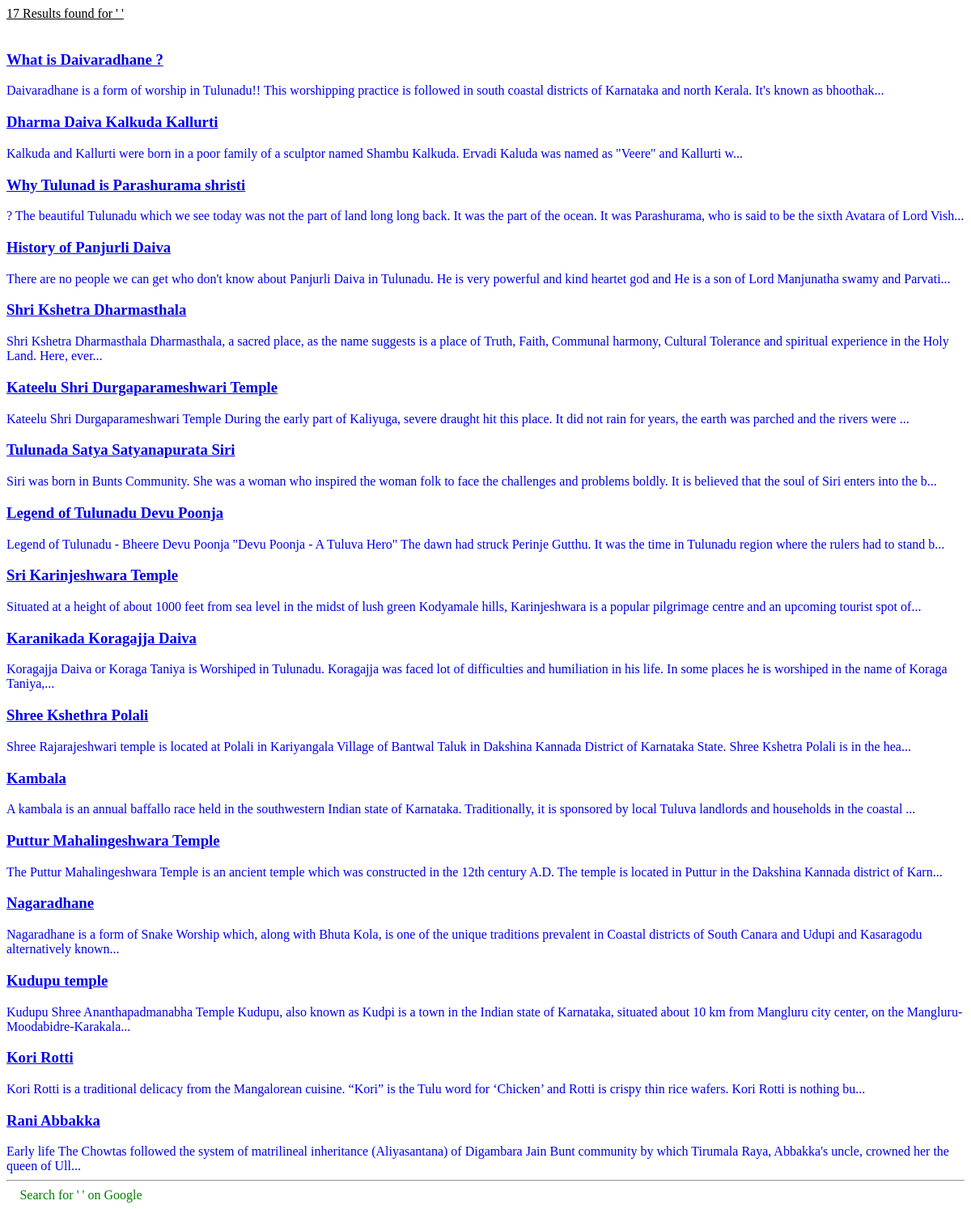
Page /tulu_main/search_result.php on the committed database.
### tables this page shows
CREATE TABLE `user_post` (
  `id` int(100) NOT NULL,
  `user_id` int(100) NOT NULL,
  `topic` varchar(1000) NOT NULL,
  `post_date` date NOT NULL,
  `post_type` varchar(100) NOT NULL,
  `content` varchar(50000) NOT NULL,
  `verifed` int(100) NOT NULL
);

### tulu_main/search_result.php (the view, shortened to what this page needs)
<!DOCTYPE html>
<html>
    <head>
    <link rel="stylesheet" href="css/themify-icons.css" />
    </head>
    <body>
            <?php
                require "php/init.php";
                $search_key =  $_SESSION['search_k'];
                $query = "select * from user_post WHERE topic LIKE '%$search_key%' and verifed = '1'";
                $result = mysqli_query($con, $query);
                $no_result = mysqli_num_rows($result);
                $search_data = mysqli_fetch_all($result, MYSQLI_ASSOC);
                echo("<u>".$no_result." Results found for ' ".$search_key." '</u><br><br>");
                foreach($search_data as $row){
                    $post_article = $row['content'];
                    $info = "";
                    $counter = 0;
                    for($i=0; $i<strlen($post_article); $i++){
                        if($post_article[$i] == '<'){
                            if($counter > 500){
                                break;
                            }
                            $f = 0;
                        }else if($post_article[$i] == '>'){
                            $f = 1;
                        }
                        if($f == 1){
                            if($post_article[$i] != '>'){
                                $counter += 1;
                                $info = $info.$post_article[$i];
                                if($row['topic'] == $info){
                                    $info = "";
                                    $counter -= 1;
                                }
                            }
                        }
                    }
                    ?>
                    <a style="text-decoration: none;" href="php/post_session.php?post_id=<?php echo $row['id']; ?>&catogory=<?php echo $row['post_type']; ?>" target="_blank">
                       <h3><u><?php echo $row['topic']; ?></u></h3>
                       <?php
                            $info = str_replace("&nbsp;"," ",$info);
                            $str = str_replace("&nbsp; "," ",$info);
                            echo(substr($str,0,200)."...");
                       ?>
                    </a>
                    <br>
                <?php
                }
            ?>
             <hr>
             <a href="https://www.google.com/search?q=<?php echo $search_key; ?>" style="text-decoration: none; color:green;" target="_blank"><i class="ti-search"></i>&nbsp;Search for ' <?php echo $search_key; ?> ' on Google</a>
    <body>
<html>

### rows in the picture
user_post: topic "What is Daivaradhane ?", str "Daivaradhane is a form of worship in Tulunadu!! This worshipping practice is followed in south coastal districts of Karnataka and north Kerala. It's known as bhoothak"
user_post: topic "Dharma Daiva Kalkuda Kallurti", str "Kalkuda and Kallurti were born in a poor family of a sculptor named Shambu Kalkuda. Ervadi Kaluda was named as \"Veere\" and Kallurti w"
user_post: topic "Why Tulunad is Parashurama shristi", str "? The beautiful Tulunadu which we see today was not the part of land long long back. It was the part of the ocean. It was Parashurama, who is said to be the sixth Avatara of Lord Vish"
user_post: topic "History of Panjurli Daiva", str "There are no people we can get who don't know about Panjurli Daiva in Tulunadu. He is very powerful and kind heartet god and He is a son of Lord Manjunatha swamy and Parvati"
user_post: topic "Shri Kshetra Dharmasthala", str "Shri Kshetra Dharmasthala Dharmasthala, a sacred place, as the name suggests is a place of Truth, Faith, Communal harmony, Cultural Tolerance and spiritual experience in the Holy Land. Here, ever"
user_post: topic "Kateelu Shri Durgaparameshwari Temple", str "Kateelu Shri Durgaparameshwari Temple During the early part of Kaliyuga, severe draught hit this place. It did not rain for years, the earth was parched and the rivers were"
user_post: topic "Tulunada Satya Satyanapurata Siri", str "Siri was born in Bunts Community. She was a woman who inspired the woman folk to face the challenges and problems boldly. It is believed that the soul of Siri enters into the b"
user_post: topic "Legend of Tulunadu Devu Poonja", str "Legend of Tulunadu - Bheere Devu Poonja \"Devu Poonja - A Tuluva Hero\" The dawn had struck Perinje Gutthu. It was the time in Tulunadu region where the rulers had to stand b"
user_post: topic "Sri Karinjeshwara Temple", str "Situated at a height of about 1000 feet from sea level in the midst of lush green Kodyamale hills, Karinjeshwara is a popular pilgrimage centre and an upcoming tourist spot of"
user_post: topic "Karanikada Koragajja Daiva", str "Koragajja Daiva or Koraga Taniya is Worshiped in Tulunadu. Koragajja was faced lot of difficulties and humiliation in his life. In some places he is worshiped in the name of Koraga Taniya,"
user_post: topic "Shree Kshethra Polali", str "Shree Rajarajeshwari temple is located at Polali in Kariyangala Village of Bantwal Taluk in Dakshina Kannada District of Karnataka State. Shree Kshetra Polali is in the hea"
user_post: topic "Kambala", str "A kambala is an annual baffallo race held in the southwestern Indian state of Karnataka. Traditionally, it is sponsored by local Tuluva landlords and households in the coastal"
user_post: topic "Puttur Mahalingeshwara Temple", str "The Puttur Mahalingeshwara Temple is an ancient temple which was constructed in the 12th century A.D. The temple is located in Puttur in the Dakshina Kannada district of Karn"
user_post: topic "Nagaradhane", str "Nagaradhane is a form of Snake Worship which, along with Bhuta Kola, is one of the unique traditions prevalent in Coastal districts of South Canara and Udupi and Kasaragodu alternatively known"
user_post: topic "Kudupu temple", str "Kudupu Shree Ananthapadmanabha Temple Kudupu, also known as Kudpi is a town in the Indian state of Karnataka, situated about 10 km from Mangluru city center, on the Mangluru-Moodabidre-Karakala"
user_post: topic "Kori Rotti", str "Kori Rotti is a traditional delicacy from the Mangalorean cuisine. “Kori” is the Tulu word for ‘Chicken’ and Rotti is crispy thin rice wafers. Kori Rotti is nothing bu"
user_post: topic "Rani Abbakka", str "Early life The Chowtas followed the system of matrilineal inheritance (Aliyasantana) of Digambara Jain Bunt community by which Tirumala Raya, Abbakka's uncle, crowned her the queen of Ull"

### other values in the picture
$no_result "17"
